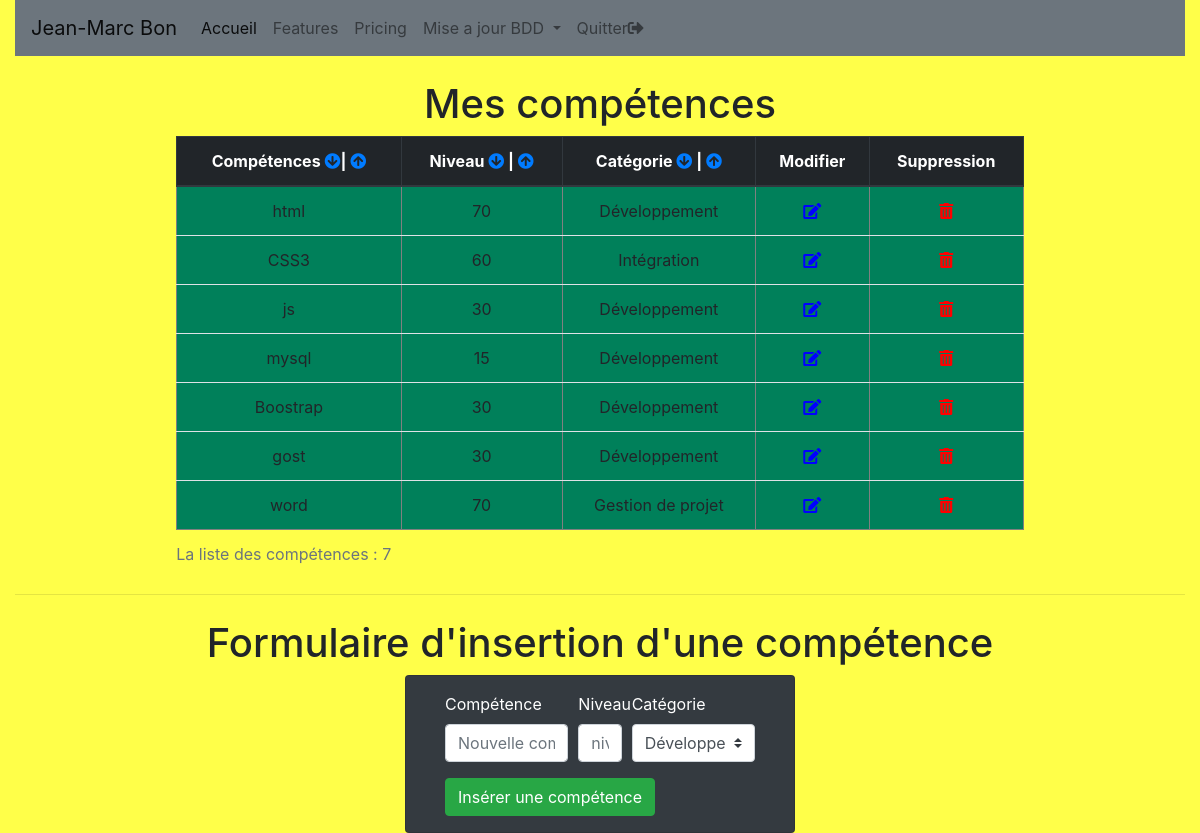
Page /admin/competences.php (signed in) on the committed database.
### tables this page shows
CREATE TABLE `t_utilisateurs` (
  `id_utilisateur` int(3) NOT NULL,
  `prenom` varchar(45) NOT NULL,
  `nom` varchar(45) NOT NULL,
  `email` varchar(50) NOT NULL,
  `portable` varchar(20) NOT NULL,
  `mdp` varchar(20) NOT NULL,
  `pseudo` varchar(20) NOT NULL,
  `age` varchar(20) NOT NULL,
  `anniversaire` date NOT NULL,
  `genre` enum('homme','femme') NOT NULL,
  `civilite` enum('monsieur','madame') NOT NULL,
  `adresse` text NOT NULL,
  `code_postal` varchar(5) NOT NULL,
  `ville` varchar(30) NOT NULL,
  `pays` varchar(30) NOT NULL,
  `commentaire` text NOT NULL
);

CREATE TABLE `t_competences` (
  `id_competence` int(3) NOT NULL,
  `competence` varchar(150) NOT NULL,
  `niveau` int(3) NOT NULL,
  `categorie` enum('Développement','Gestion de projet','Intégration') NOT NULL,
  `id_utilisateur` int(3) NOT NULL
);

### admin/competences.php (the view, shortened to what this page needs)
<?php require 'connexion.php';
if(isset($_SESSION['connexion_admin'])) {
    $id_utilisateur=$_SESSION['id_utilisateur'];
}else{
    header('location:../authentification.php');
}
$sql = $pdoCV -> query("SELECT * FROM t_utilisateurs WHERE id_utilisateur = '$id_utilisateur' ");
$ligne_utilisateur = $sql -> fetch();
$order= '';
    ?>
<!DOCTYPE html>
<html lang="fr">
<head>
    <link rel="stylesheet" href="https://use.fontawesome.com/releases/v5.3.1/css/all.css">
    <link href="https://stackpath.bootstrapcdn.com/bootstrap/4.1.3/css/bootstrap.min.css" rel="stylesheet">
    <link rel="stylesheet" href="css/style.css">
</head>
<body>
<div class="container-fluid">
<?php require 'navigation.php'; ?>
    <?php
          $sql = $pdoCV->prepare(" SELECT * FROM t_competences WHERE id_utilisateur = '$id_utilisateur' $order ");
          $sql->execute();
          $nbr_competences = $sql->rowCount();
    ?>
<h1 class="text-center mt-4">Mes compétences</h1>
 <div class="tableau table-center text-center col-9 mx-auto">
        <table border="1" class="table text-center" >
        <caption>La liste des compétences : <?php echo $nbr_competences; ?></caption>
        <thead class="thead-dark">
            <tr>
                <th>Compétences <a href="competences.php?column=competence&order=asc"><i class="fas fa-arrow-circle-down"></i></a>| <a href="competences.php?column=competence&order=desc"><i class="fas fa-arrow-circle-up"></i> </a></th>
                <th>Niveau <a href="competences.php?column=niveau&order=asc"><i class="fas fa-arrow-circle-down"></i></a> | <a href="competences.php?column=niveau&order=desc"><i class="fas fa-arrow-circle-up"></i></a></th>
                <th>Catégorie <a href="competences.php?column=categorie&order=asc"><i class="fas fa-arrow-circle-down"></i> </a> | <a href="competences.php?column=categorie&order=desc"><i class="fas fa-arrow-circle-up"></i></a></th>
                <th>Modifier</th>
                <th>Suppression</th>
            </tr>
        </thead>
        <tbody>
        <?php while($ligne_competence=$sql->fetch())
        {
        ?>
            <tr>
                <td><?php echo $ligne_competence['competence']; ?></td>
                <td><?php echo $ligne_competence['niveau']; ?></td>
                <td><?php echo $ligne_competence['categorie']; ?></td>
                <td><a style="color: blue" href="modif_competence.php?id_competence=<?php echo $ligne_competence['id_competence']; ?>"><i class="fas fa-edit"></a></td>
                <td><a style="color: red" href="competences.php?id_competence=<?php echo $ligne_competence['id_competence']; ?>"><i class="fas fa-trash-alt"></i></a></td>
            </tr>
        <?php
            }
        ?>
        </tbody>
        </table>
 </div>
<hr>
<h1 class="text-center mt-4">Formulaire d'insertion d'une compétence</h1>
   <div class="col-4 bg-dark text-white m-auto card">
        <form action="competences.php" method="post" class="px-4 py-3">
        <div class="form-row">
        <div class="form-group col-5">
            <label for="competence">Compétence</label>
            <input type="text" name="competence" class="form-control" placeholder="Nouvelle compétence" required>
        </div>
        <div class="form-group col-2">
            <label for="niveau">Niveau</label>
            <input type="text" name="niveau" class="form-control" placeholder="niveau en chiffre" required>
        </div>
        <div class="form-group col-5">
            <label for="categorie">Catégorie</label>
            <select name="categorie" class="custom-select">
                    <option value="Développement">Développement</option>
            </select>
        </div>
        </div>
        <div class="">
           <button type="submit" class="btn btn-success">Insérer une compétence</button>
        </div>
        </form>
   </div>
   </div>
</body>
</html>

### admin/navigation.php (shortened to what this page needs)
<nav class="navbar navbar-expand-lg navbar-light bg-secondary">
  <a class="navbar-brand" href="index.php"><?php echo $ligne_utilisateur['prenom'].' '.$ligne_utilisateur['nom']; ?></a>
  <div class="collapse navbar-collapse" id="navbarNavDropdown">
    <ul class="navbar-nav">
      <li class="nav-item active">
        <a class="nav-link" href="index.php">Accueil <span class="sr-only">(current)</span></a>
      </li>
      <li class="nav-item">
        <a class="nav-link" href="#">Features</a>
      </li>
      <li class="nav-item">
        <a class="nav-link" href="#">Pricing</a>
      </li>
      <li class="nav-item dropdown">
        <a class="nav-link dropdown-toggle" href="#" id="navbarDropdownMenuLink" role="button" data-toggle="dropdown" aria-haspopup="true" aria-expanded="false">
          Mise a jour BDD
        </a>
</li>
        <li class="nav-item">
          <a class="nav-link" href="../admin/index.php?quitter=oui" title="<?php echo $ligne_utilisateur['prenom']; ?> déconnectez-vous !">Quitter<i class="fas fa-sign-out-alt"></i></a>
      </li>
    </ul>
  </div>
</nav>

### admin/css/style.css (style rules this page uses)
body { background: rgba(255, 255, 0, 0.712); }
.table { width: 100%; margin-bottom: 1rem; background-color: rgb(0, 128, 90); }

### rows in the picture
t_utilisateurs: prenom "Jean-Marc", nom "Bon"
t_competences: competence "html", niveau "70", categorie "Développement"
t_competences: competence "CSS3", niveau "60", categorie "Intégration"
t_competences: competence "js", niveau "30", categorie "Développement"
t_competences: competence "mysql", niveau "15", categorie "Développement"
t_competences: competence "Boostrap", niveau "30", categorie "Développement"
t_competences: competence "gost", niveau "30", categorie "Développement"
t_competences: competence "word", niveau "70", categorie "Gestion de projet"

### other values in the picture
$nbr_competences "7"
